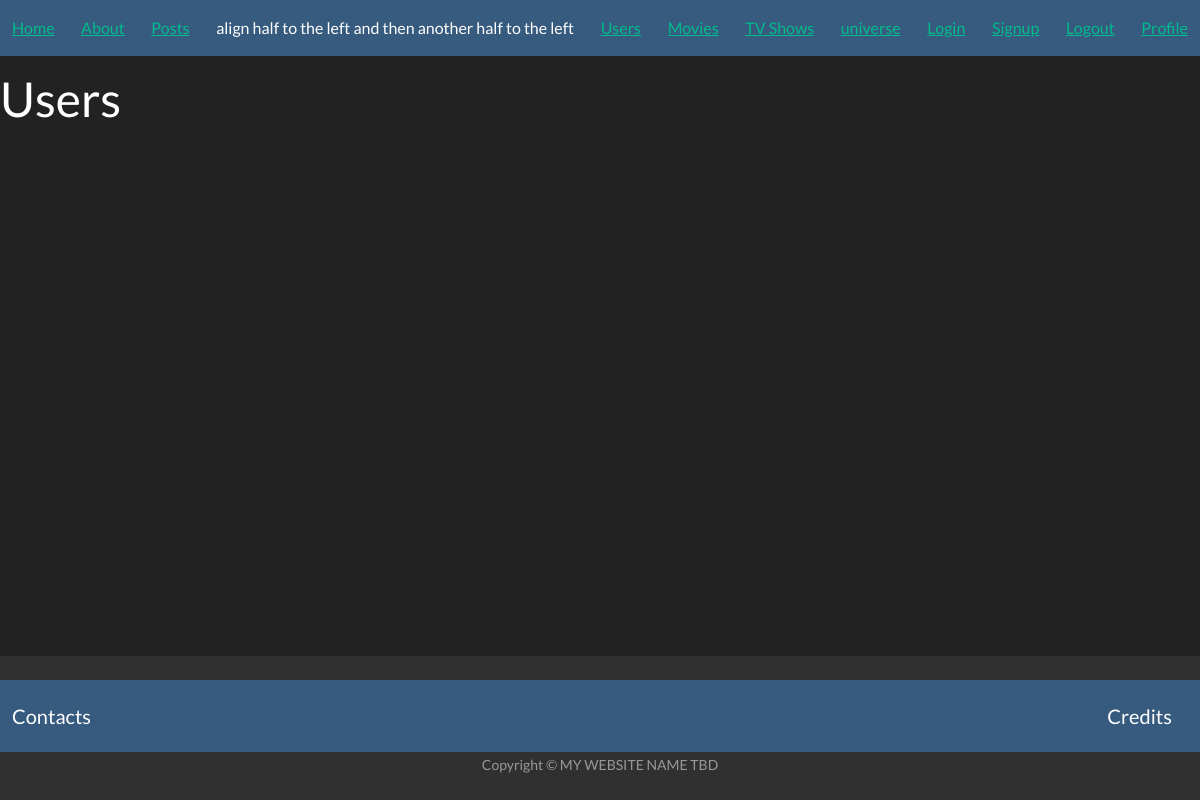
The app's page /users/, older data.
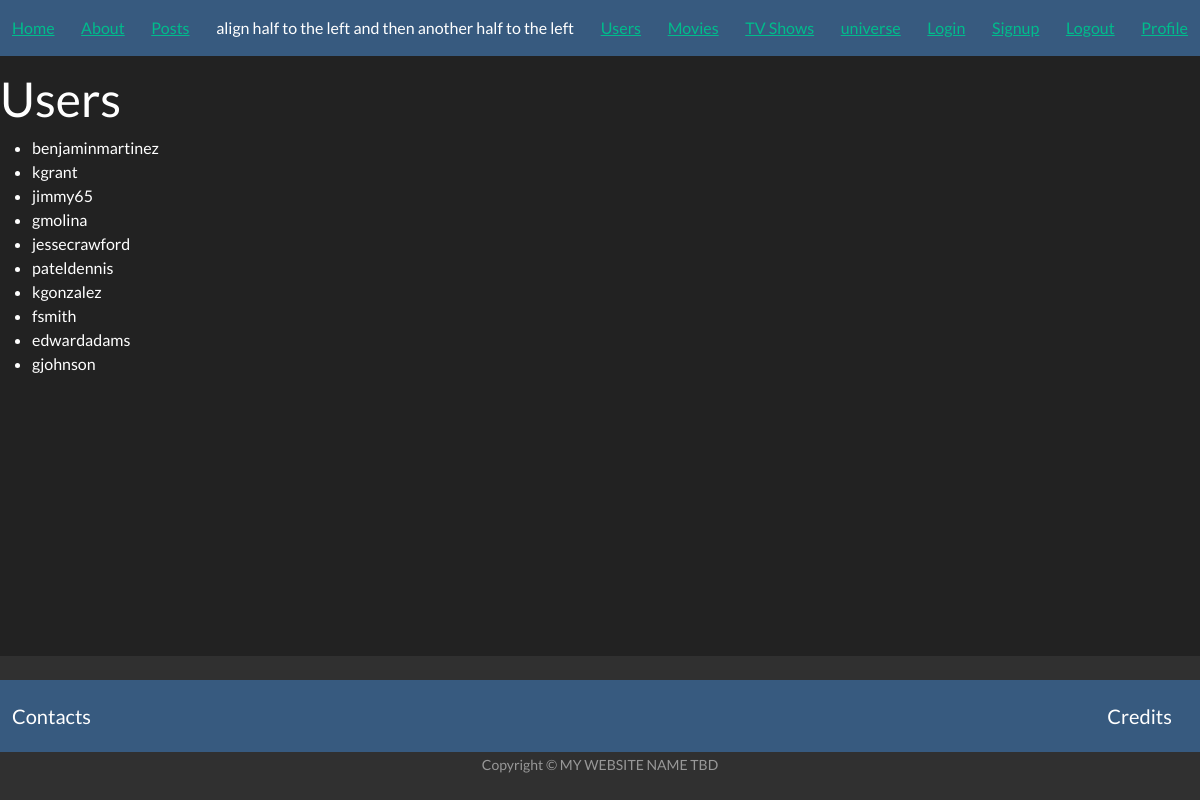
The same page, newer data.
### app/models.py (models this page shows, shortened)
class User(db.Model):
    __tablename__ = "users"
    id = db.Column(db.Integer, primary_key=True, autoincrement=True)
    username = db.Column(db.Text, nullable=False, unique=True)
    first_name= db.Column(db.Text, nullable=False)
    last_name = db.Column(db.Text, nullable=False)
    email = db.Column(db.Text, nullable=False, unique=True)
    avatar = db.Column(db.Text, nullable=False, default=DEFAULT_IMAGE_URL)
    password = db.Column(db.Text, nullable=False)
    bio = db.Column(db.Text, nullable=True)
    location = db.Column(db.Text, nullable=True)

### app/users/routes.py (the view)
@users.route('/')
def users_page():
    users = User.query.limit(10).all()
    return render_template('users.html', users=users)

### app/users/templates/users.html (shortened to what this page needs)
{% extends "base.html" %}
{% block content %}
    <h1>Users</h1>
    <ul>
        {% for user in users %}
            <li>{{ user.username }}</li>
        {% endfor %}
    </ul>
{% endblock %}

### app/templates/base.html (shortened to what this page needs)
<!DOCTYPE html>
<html lang="en">
<head>
    <link rel="stylesheet" href="https://bootswatch.com/5/darkly/bootstrap.min.css">
</head>
<body>
    <nav class="navbar navbar-expand-lg navbar-dark bg-primary fixed-top">
        <div class="container-fluid">
            <a href="/">Home</a>
            <a href="/about">About</a>
            <a href="/posts">Posts</a>
            align half to the left and then another half to the left
            <a href="/users">Users</a>
            <a href="/movies">Movies</a>
            <a href="/shows">TV Shows</a>
            <a href="/universe">universe</a>
            <a href="/auth/login">Login</a>
            <a href="/auth/signup">Signup</a>
            <a href="/auth/logout">Logout</a>
            <a href="/profile">Profile</a>
        </div>
    </nav>
    <div class="content-wrapper" style="margin-top: 70px; margin-bottom: 70px;">
        {% block content %}{% endblock %}
      </div>
<footer id="sticky-footer" class="footer fixed-bottom flex-shrink-0 py-4 bg-dark text-white-50">
    <nav class="navbar navbar-expand-lg navbar-dark bg-primary">
        <div class="container-fluid">
            <a href="" class="navbar-brand" id="trek-contact">Contacts</a>
            <a href="" class="navbar-brand" id="trek-credits">Credits</a></nav>
    <div class="container text-center">
        <small>Copyright &copy; MY WEBSITE NAME TBD</small>
      </div>
</footer>
</body>
</html>

Row changes from the older to the newer data that the page shows:
added User: username "benjaminmartinez"
added User: username "kgrant"
added User: username "jimmy65"
added User: username "gmolina"
added User: username "jessecrawford"
added User: username "pateldennis"
added User: username "kgonzalez"
added User: username "fsmith"
added User: username "edwardadams"
added User: username "gjohnson"
